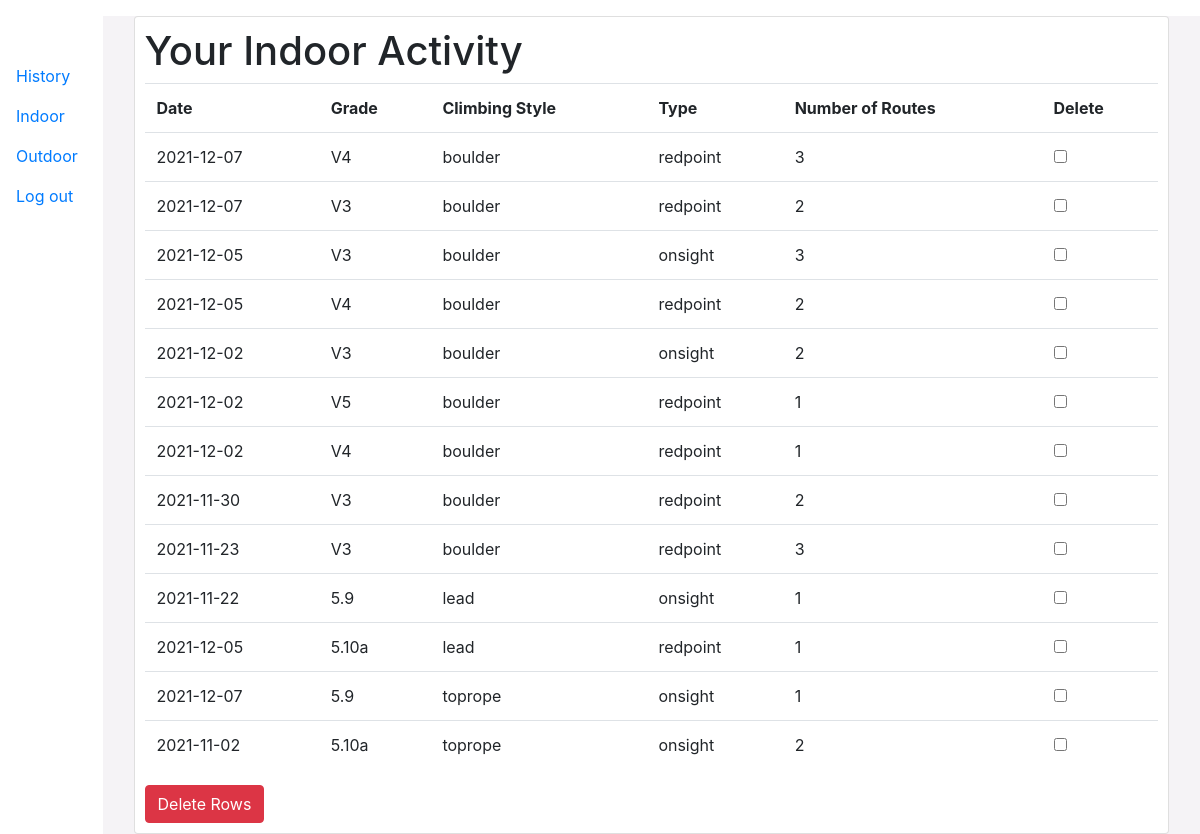
The app's page /history (signed in), older data.
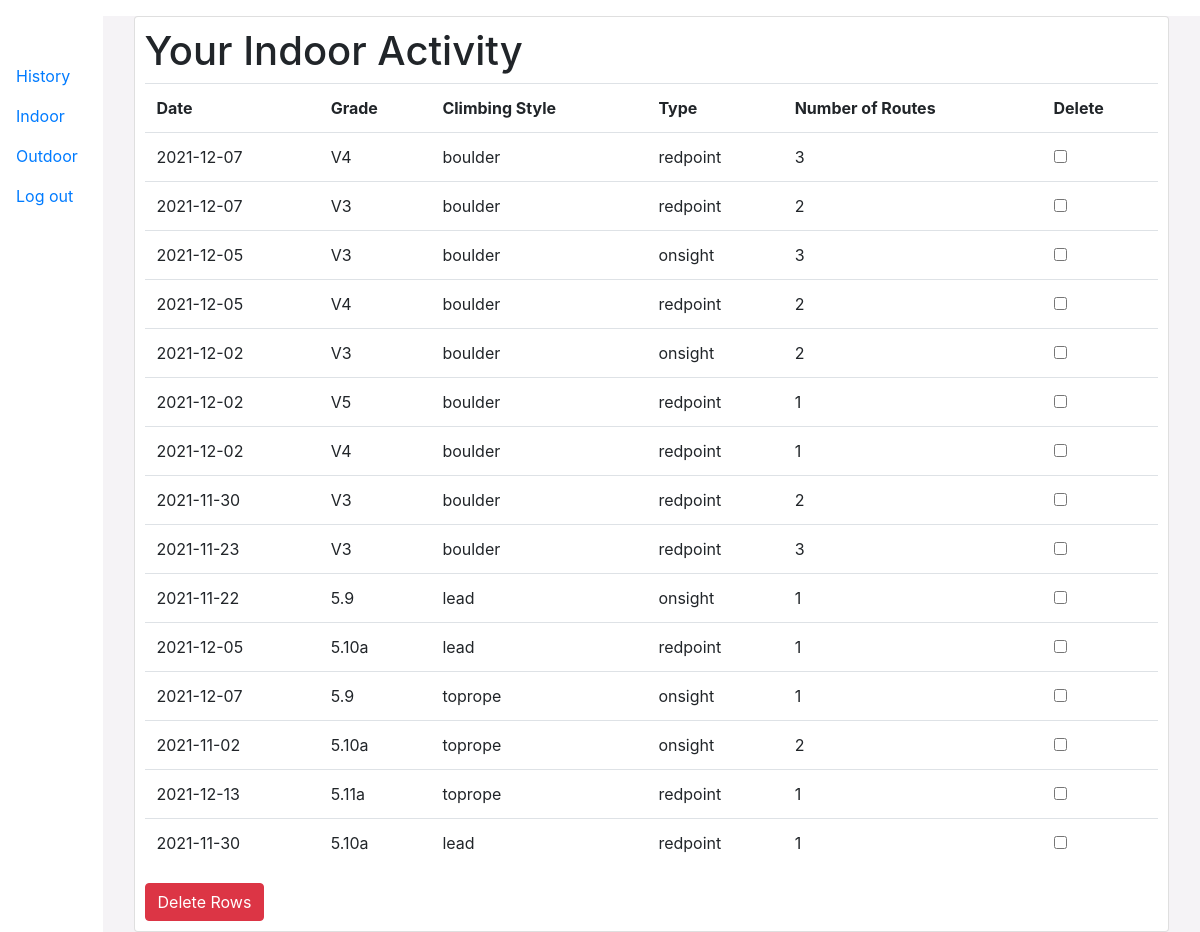
The same page, newer data.
### tables this page shows
CREATE TABLE indoor (user_id INTEGER NOT NULL, date TEXT, grade TEXT, type TEXT, num_routes INTEGER, send_type TEXT, FOREIGN KEY (user_id) REFERENCES users (user_id));

### app.py (the view)
@app.route("/history")
def history():
    user = session['user_id']
    conn = get_db()
    rows = conn.execute('SELECT rowid, * FROM indoor WHERE user_id = ?', (user,) ).fetchall()
    conn.close()
    return render_template("history.html", rows = rows)

### app.py (called while the page is built)
def get_db():
    conn = sql.connect('climbs.db')
    conn.row_factory = sql.Row
    return conn

### templates/history.html
{% extends "layout.html" %}
{% block main %}
<div class = "container-fluid">
<div class = "card row m-3">
    <h1>Your Indoor Activity</h1>
    <form action = "/delete", method = "post">
    <table class = "table" id = "results-table">
        <tr>
            <th>Date</th>
            <th>Grade</th>
            <th>Climbing Style</th>
            <th>Type</th>
            <th>Number of Routes</th>
            <th>Delete</th>
        </tr>
        {% for row in rows %}
        <tr>
            <td>{{ row['date'] }}</td>
            <td>{{ row['grade'] }}</td>
            <td>{{ row['type'] }}</td>
            <td>{{ row['send_type'] }}</td>
            <td>{{ row['num_routes'] }}</td>
            <td><input type = "checkbox" name = "delete" value = "{{ row['rowid'] }}"></td>
        </tr>
        {% endfor %}
    </table>
    <input class = "btn btn-danger" type = "submit" value = "Delete Rows">
</form>
</div>
</div>
{% endblock %}

Row changes from the older to the newer data that the page shows:
added indoor: date "2021-12-13", grade "5.11a", type "toprope", send_type "redpoint", num_routes "1"
added indoor: date "2021-11-30", grade "5.10a", type "lead", send_type "redpoint", num_routes "1"
